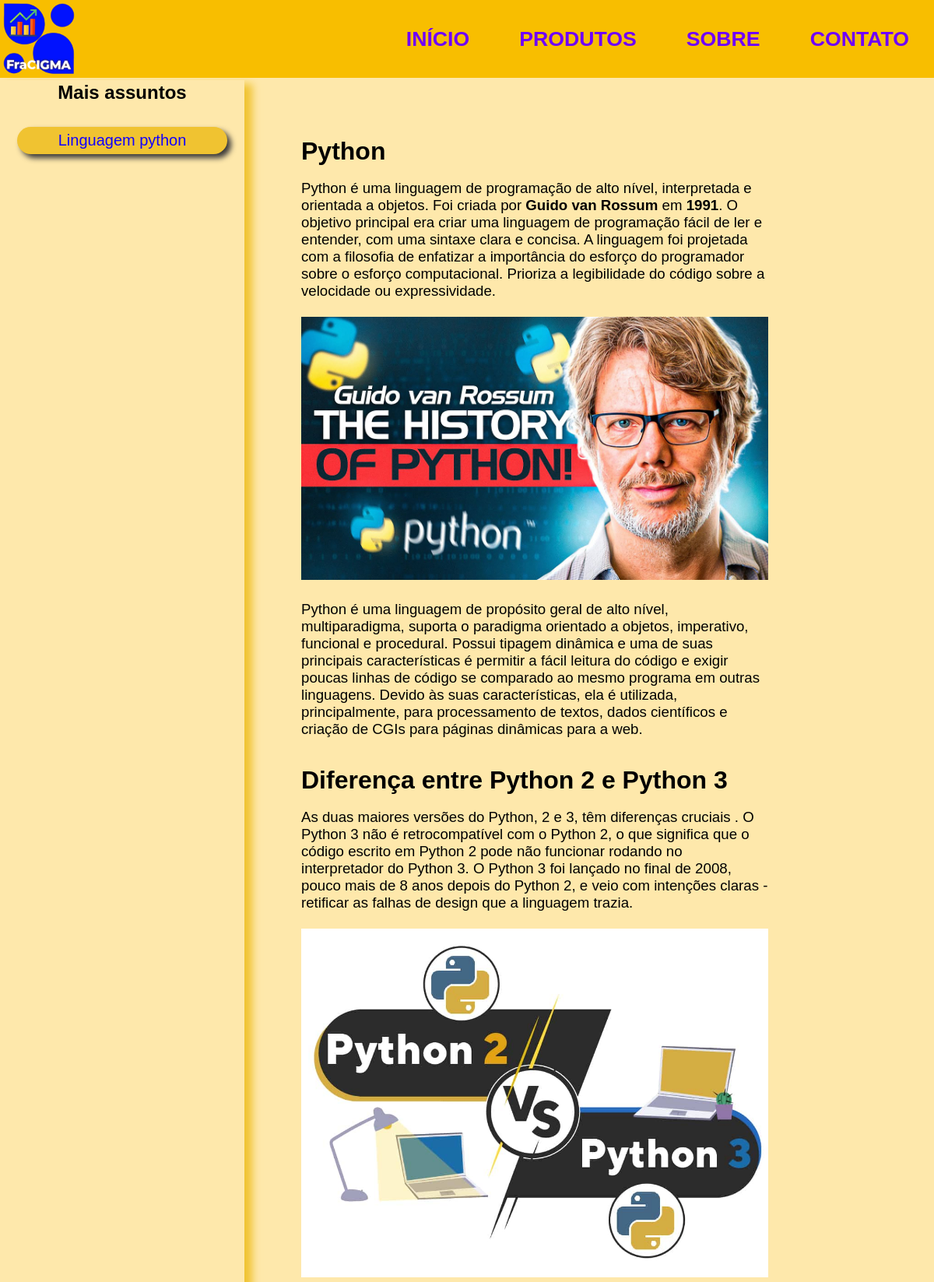
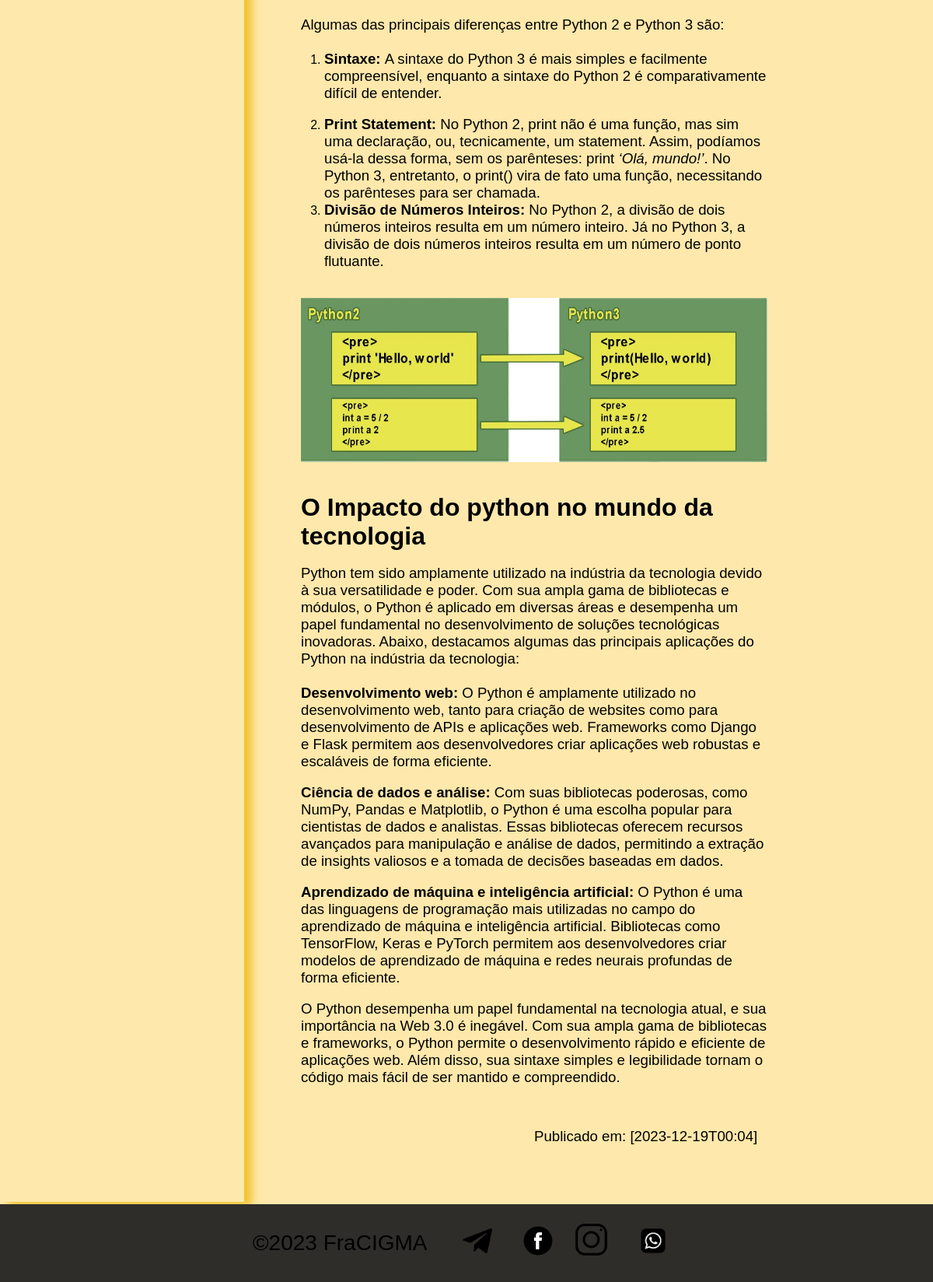
The page / on the database its author committed (2 pictures, top to bottom).
### api_flask.py (models this page shows)
class Topicos(db.Model):
    __tablename__ = "topicos"
    id = db.Column(db.Integer, primary_key=True)
    topico = db.Column(db.String(150), nullable=False)

class Publicacoes(db.Model):
    __tablename__ = "publicacoes"
    id = db.Column(db.Integer, primary_key=True)
    titulo1 = db.Column(db.String(150), nullable=False)
    conteudo1 = db.Column(db.Text, nullable=False)
    titulo2 = db.Column(db.String(150), nullable=False)
    conteudo2 = db.Column(db.Text, nullable=False)
    titulo3 = db.Column(db.String(150), nullable=False)
    conteudo3 = db.Column(db.Text, nullable=False)
    _date_ = db.Column(db.String(50), nullable=False)
    _image_1_ = db.Column(db.String(200), nullable=False)
    _image_2_ = db.Column(db.String(200), nullable=False)
    _image_3_ = db.Column(db.String(200), nullable=False)

### api_flask.py (the view)
@app.route('/')
def index():
    topicos = Topicos.query.all()
    conteudo = Publicacoes.query.get(1)
    return render_template('inicio.html', topicos=topicos, conteudo=conteudo)

### templates/inicio.html (shortened to what this page needs)
<!DOCTYPE html>
<html lang="pt-br">
    <head>
        <link rel="stylesheet" href="{{url_for('static', filename='/style/style.css')}}" />
        <link rel="stylesheet" href="../static/style/style.css" />
        <link rel="stylesheet" href="../static/style/style_init_page.css" />
    </head>
    <body>
        <header>
            <a href="{{url_for('index')}}" id="logo">
                <img src="{{url_for('static', filename='icons/icon.png')}}" class="logo" />
            </a>
            <nav id="menu">
                <a href="{{url_for('index')}}">Início</a>
                <a href="{{url_for('download')}}">Produtos</a>
                <a href="{{url_for('about_fracigma')}}">Sobre</a>
                <a href="{{url_for('contact')}}">Contato</a>
            </nav>
        </header>
        <aside>
            <div id="container">
                <div id="subcontainer">
                    <div id="div_t">
                        <h1>Mais assuntos</h1>
                    </div>
                    {% for topico in topicos %}
                    <div>
                        <a href="/Assuntos/{{topico.topico}}n-b{{topico.id}}"><button type="button" >{{ topico.topico }}</button></a>
                    </div>
                    {%  endfor %}
                </div>
            </div>
        </aside>
        <main>
            <section>
                <div id="container">
                    <h1>
                        {{ conteudo.titulo1 }}
                    </h1>
                    <br />
                    <p>
                        {{ conteudo.conteudo1 | safe }}
                    </p>
                    <br /><br />
                    <h1>
                        {{ conteudo.titulo2 }}
                    </h1>
                    <br />
                    <p>
                        {{ conteudo.conteudo2 | safe }}
                    </p>
                    <br /><br />
                    <h1>
                        {{ conteudo.titulo3 }}
                    </h1>
                    <br />
                    <p>
                        {{ conteudo.conteudo3 | safe}}
                    </p>
                    <br />
                    <br />
                    <br />
                    <p class="prg">Publicado em: [{{ conteudo._date_ }}]</p>
                </div>
            </section>
        </main>
        <footer>
            <div id="div">©2023 FraCIGMA</div>
            <div>
                <a href="#"><img src="../static/icons/icon1.png" /></a>
                <a href="#"><img src="../static/icons/icon4.png" /></a>
            </div>
            <div>
                <a href="#"><img src="../static/icons/icon8.png" /></a>
                <a href="#"><img src="../static/icons/icon5.png" /></a>
            </div>
        </footer>
    </body>
</html>

### static/style/style.css (style rules this page uses)
* { margin: 0; padding: 0; box-sizing: border-box; }
header, nav, main, aside, footer { display: flex; }
body { flex-wrap: wrap; display: flex; flex: 1 1 100vw; background-color: rgba(253, 187, 6, 0.336); font-family: 'Franklin Gothic Medium', 'Arial Narrow', Arial, sans-serif; }
header { flex: 1 1 100vw; height: 100px; margin: 0px 0px 3px 0px; background-color: rgba(248, 190, 0); }
header #logo { flex: 0 1 150px; background: none; }
header #logo .logo { width: 100px; height: 100px; }
nav { flex: 1 1 100vw; align-items: center; justify-content: flex-end; background-color: none; }
nav a { font-size: 20pt; font-weight: bold; margin: 3%; text-decoration: none; color: rgb(111, 0, 255); transition: 0.8s; text-transform: uppercase; }
main { flex-wrap: wrap; flex: 20 1 600px; height: calc(100vh - 212px); overflow: auto; margin: 3px 3px 3px 3px; }
main section { width: 100%; height: 2000px; background-color: none; }
aside { flex: 1 1 250px; }
footer { height: 100px; flex: 1 1 100vw; margin: 3px 0px 0px 0px; background: rgb(46, 45, 42); align-items: center; justify-content: center; font-size: 21pt; flex-wrap: wrap; }
footer a img { width: 50px; height: 50px; }
footer #div { margin-right: 30px; }
footer a { margin: 10px; }

### static/style/style_init_page.css (style rules this page uses)
* { margin: 0; padding: 0; box-sizing: border-box; text-decoration: none; }
main section { height: auto; padding: 70px;border: 0px solid brown; }
main section #container { width: 600px; border: 0px solid brown; }
main section p { font-size: 14pt; font-family: Arial, Helvetica, sans-serif; font-weight: 500; }
main section h1 { font-size: 24pt; }
main section #container .prg { margin-left: calc(100% - 300px); }
aside #container { width: auto; display: flex; flex-wrap: wrap; align-items: baseline; justify-content: center; padding: 2px; padding-bottom: 10%; }
aside #container #div_t { width: 100%; text-align: center; }
aside #container #subcontainer { height: 100%; }
aside #container div button { display: flex; align-items: center; justify-content: center; width: 270px; height: 35px; border: 0; outline: 0; color: rgb(17, 0, 255); font-size: 15pt; margin-top: 30px; border-radius: 20px; background-color: rgb(240, 195, 49); box-shadow: 5px 5px 7px rgb(58, 57, 57); font-family: 'Franklin Gothic Medium', 'Arial Narrow', Arial, sans-serif; transition: 0.5s; }
aside { flex: 1 1 300px; flex-wrap: wrap; justify-content: center; border-right: 0px solid rgb(240, 195, 49); box-shadow: 10px 5px 10px rgb(240, 195, 49); overflow: auto; }
main section #container { background-origin: padding-box; }

### rows shown on the page
Topicos: topico "Linguagem python"
Publicacoes: titulo1 "Python", conteudo1 "Python é uma linguagem de programação de alto nível, interpretada e orientada a objetos. Foi criada por Guido van Rossum em 1991 . O objetivo principal era criar uma linguagem de programação fácil de ler e entender, com uma sintaxe clara e concisa. A linguagem foi projetada com a filosofia de enfatizar a importância do esforço do programador sobre o esforço computacional. Prioriza a legibilidade do código sobre a velocidade ou expressividade. Python é uma linguagem de propósito geral de alto nível, multiparadigma, suporta o paradigma orientado a objetos, imperativo, funcional e procedural. Possui tipagem dinâmica e uma de suas principais características é permitir a fácil leitura do código…", conteudo1 (picture), titulo2 "Diferença entre Python 2 e Python 3", conteudo2 "As duas maiores versões do Python, 2 e 3, têm diferenças cruciais . O Python 3 não é retrocompatível com o Python 2, o que significa que o código escrito em Python 2 pode não funcionar rodando no interpretador do Python 3. O Python 3 foi lançado no final de 2008, pouco mais de 8 anos depois do Python 2, e veio com intenções claras - retificar as falhas de design que a linguagem trazia. Algumas das principais diferenças entre Python 2 e Python 3 são: Sintaxe: A sintaxe do Python 3 é mais simples e facilmente compreensível, enquanto a sintaxe do Python 2 é comparativamente difícil de entender. Print Statement: No Python 2, print não é uma função, mas sim uma declaração, ou, tecnicamente, um…", conteudo2 (picture), titulo3 "O Impacto do python no mundo da tecnologia", conteudo3 "Python tem sido amplamente utilizado na indústria da tecnologia devido à sua versatilidade e poder. Com sua ampla gama de bibliotecas e módulos, o Python é aplicado em diversas áreas e desempenha um papel fundamental no desenvolvimento de soluções tecnológicas inovadoras. Abaixo, destacamos algumas das principais aplicações do Python na indústria da tecnologia: Desenvolvimento web: O Python é amplamente utilizado no desenvolvimento web, tanto para criação de websites como para desenvolvimento de APIs e aplicações web. Frameworks como Django e Flask permitem aos desenvolvedores criar aplicações web robustas e escaláveis de forma eficiente. Ciência de dados e análise: Com suas bibliotecas…", _date_ "2023-12-19T00:04"
